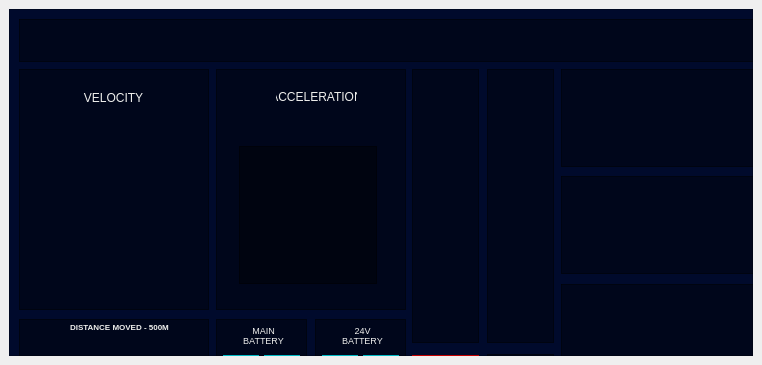
<?xml version="1.0" encoding="UTF-8"?>
<ui version="4.0">
 <class>MainWindow</class>
 <widget class="QMainWindow" name="MainWindow">
  <property name="geometry">
   <rect>
    <x>0</x>
    <y>0</y>
    <width>762</width>
    <height>365</height>
   </rect>
  </property>
  <property name="maximumSize">
   <size>
    <width>851</width>
    <height>519</height>
   </size>
  </property>
  <property name="windowTitle">
   <string>MainWindow</string>
  </property>
  <widget class="QWidget" name="centralwidget">
   <layout class="QVBoxLayout" name="verticalLayout">
    <item>
     <widget class="QFrame" name="frame">
      <property name="enabled">
       <bool>true</bool>
      </property>
      <property name="styleSheet">
       <string notr="true">QFrame{
background-font: 75 11pt &quot;URW Bookman L&quot;;
background-color: rgb(0, 10, 44);
}
</string>
      </property>
      <property name="frameShape">
       <enum>QFrame::StyledPanel</enum>
      </property>
      <property name="frameShadow">
       <enum>QFrame::Raised</enum>
      </property>
      <widget class="QFrame" name="VELOCITY">
       <property name="geometry">
        <rect>
         <x>10</x>
         <y>60</y>
         <width>190</width>
         <height>241</height>
        </rect>
       </property>
       <property name="styleSheet">
        <string notr="true">QFrame{
background-color: rgb(0, 0, 0, 100);
}</string>
       </property>
       <property name="frameShape">
        <enum>QFrame::StyledPanel</enum>
       </property>
       <property name="frameShadow">
        <enum>QFrame::Raised</enum>
       </property>
       <widget class="QLabel" name="label">
        <property name="geometry">
         <rect>
          <x>60</x>
          <y>20</y>
          <width>69</width>
          <height>17</height>
         </rect>
        </property>
        <property name="styleSheet">
         <string notr="true">QLabel{
background-color: rgb(rgba(0, 0, 0, 100));
color: rgb(238, 238, 236);
}
</string>
        </property>
        <property name="text">
         <string>VELOCITY</string>
        </property>
        <property name="alignment">
         <set>Qt::AlignCenter</set>
        </property>
       </widget>
       <widget class="roundProgressBar" name="widget_2" native="true">
        <property name="geometry">
         <rect>
          <x>23</x>
          <y>77</y>
          <width>138</width>
          <height>138</height>
         </rect>
        </property>
       </widget>
      </widget>
      <widget class="QFrame" name="frame_4">
       <property name="geometry">
        <rect>
         <x>10</x>
         <y>310</y>
         <width>190</width>
         <height>60</height>
        </rect>
       </property>
       <property name="font">
        <font>
         <weight>50</weight>
         <bold>false</bold>
        </font>
       </property>
       <property name="styleSheet">
        <string notr="true">QFrame{
background-color: rgba(0, 0, 0, 100);
}</string>
       </property>
       <property name="frameShape">
        <enum>QFrame::StyledPanel</enum>
       </property>
       <property name="frameShadow">
        <enum>QFrame::Raised</enum>
       </property>
       <widget class="QLabel" name="label_3">
        <property name="geometry">
         <rect>
          <x>50</x>
          <y>0</y>
          <width>101</width>
          <height>16</height>
         </rect>
        </property>
        <property name="styleSheet">
         <string notr="true">QLabel{
background-color: rgb(rgba(0, 0, 0, 100));
color: rgb(238, 238, 236);
}
</string>
        </property>
        <property name="text">
         <string>&lt;html&gt;&lt;head/&gt;&lt;body&gt;&lt;p&gt;&lt;span style=&quot; font-size:6pt; font-weight:600;&quot;&gt;DISTANCE MOVED - 500M&lt;/span&gt;&lt;/p&gt;&lt;/body&gt;&lt;/html&gt;</string>
        </property>
        <property name="alignment">
         <set>Qt::AlignCenter</set>
        </property>
       </widget>
      </widget>
      <widget class="QFrame" name="frame_5">
       <property name="geometry">
        <rect>
         <x>207</x>
         <y>310</y>
         <width>91</width>
         <height>72</height>
        </rect>
       </property>
       <property name="styleSheet">
        <string notr="true">QFrame{
background-color: rgba(0, 0, 0, 100);
}</string>
       </property>
       <property name="frameShape">
        <enum>QFrame::StyledPanel</enum>
       </property>
       <property name="frameShadow">
        <enum>QFrame::Raised</enum>
       </property>
       <widget class="QLabel" name="label_4">
        <property name="geometry">
         <rect>
          <x>26</x>
          <y>6</y>
          <width>43</width>
          <height>21</height>
         </rect>
        </property>
        <property name="styleSheet">
         <string notr="true">QLabel{
background-color: rgb(rgba(0, 0, 0, 100));
color: rgb(238, 238, 236);
}
</string>
        </property>
        <property name="text">
         <string>&lt;html&gt;&lt;head/&gt;&lt;body&gt;&lt;p align=&quot;center&quot;&gt;&lt;span style=&quot; font-size:7pt;&quot;&gt;MAIN&lt;br/&gt;BATTERY&lt;/span&gt;&lt;/p&gt;&lt;/body&gt;&lt;/html&gt;</string>
        </property>
        <property name="alignment">
         <set>Qt::AlignCenter</set>
        </property>
       </widget>
       <widget class="QTextEdit" name="textEdit_4">
        <property name="geometry">
         <rect>
          <x>7</x>
          <y>36</y>
          <width>36</width>
          <height>31</height>
         </rect>
        </property>
        <property name="styleSheet">
         <string notr="true">QTextEdit{
background-color: rgb(0, 240, 255);
}
</string>
        </property>
       </widget>
       <widget class="QTextEdit" name="textEdit_5">
        <property name="geometry">
         <rect>
          <x>48</x>
          <y>36</y>
          <width>36</width>
          <height>31</height>
         </rect>
        </property>
        <property name="styleSheet">
         <string notr="true">QTextEdit{
background-color: rgb(0, 240, 255);
}
</string>
        </property>
       </widget>
      </widget>
      <widget class="QFrame" name="frame_6">
       <property name="geometry">
        <rect>
         <x>306</x>
         <y>310</y>
         <width>91</width>
         <height>72</height>
        </rect>
       </property>
       <property name="styleSheet">
        <string notr="true">QFrame{
background-color: rgba(0, 0, 0, 100);
}</string>
       </property>
       <property name="frameShape">
        <enum>QFrame::StyledPanel</enum>
       </property>
       <property name="frameShadow">
        <enum>QFrame::Raised</enum>
       </property>
       <widget class="QTextEdit" name="textEdit_6">
        <property name="geometry">
         <rect>
          <x>7</x>
          <y>36</y>
          <width>36</width>
          <height>31</height>
         </rect>
        </property>
        <property name="styleSheet">
         <string notr="true">QTextEdit{
background-color: rgb(0, 240, 255);
}
</string>
        </property>
       </widget>
       <widget class="QTextEdit" name="textEdit_7">
        <property name="geometry">
         <rect>
          <x>48</x>
          <y>36</y>
          <width>36</width>
          <height>31</height>
         </rect>
        </property>
        <property name="styleSheet">
         <string notr="true">QTextEdit{
background-color: rgb(0, 240, 255);
}
</string>
        </property>
       </widget>
       <widget class="QLabel" name="label_5">
        <property name="geometry">
         <rect>
          <x>26</x>
          <y>6</y>
          <width>43</width>
          <height>21</height>
         </rect>
        </property>
        <property name="styleSheet">
         <string notr="true">QLabel{
background-color: rgb(rgba(0, 0, 0, 100));
color: rgb(238, 238, 236);
}
</string>
        </property>
        <property name="text">
         <string>&lt;html&gt;&lt;head/&gt;&lt;body&gt;&lt;p align=&quot;center&quot;&gt;&lt;span style=&quot; font-size:7pt;&quot;&gt;24V&lt;br/&gt;BATTERY&lt;/span&gt;&lt;/p&gt;&lt;/body&gt;&lt;/html&gt;</string>
        </property>
       </widget>
      </widget>
      <widget class="QFrame" name="frame_3">
       <property name="geometry">
        <rect>
         <x>207</x>
         <y>60</y>
         <width>190</width>
         <height>241</height>
        </rect>
       </property>
       <property name="styleSheet">
        <string notr="true">QFrame{
background-color: rgb(0, 0, 0, 100);
filter: blur(5px);
}</string>
       </property>
       <property name="frameShape">
        <enum>QFrame::StyledPanel</enum>
       </property>
       <property name="frameShadow">
        <enum>QFrame::Raised</enum>
       </property>
       <widget class="QLabel" name="label_2">
        <property name="geometry">
         <rect>
          <x>60</x>
          <y>20</y>
          <width>81</width>
          <height>16</height>
         </rect>
        </property>
        <property name="styleSheet">
         <string notr="true">QLabel{
background-color: rgb(rgba(0, 0, 0, 100));
color: rgb(238, 238, 236);
}
</string>
        </property>
        <property name="text">
         <string>ACCELERATION</string>
        </property>
        <property name="alignment">
         <set>Qt::AlignCenter</set>
        </property>
       </widget>
       <widget class="QFrame" name="frame_10">
        <property name="geometry">
         <rect>
          <x>23</x>
          <y>77</y>
          <width>138</width>
          <height>138</height>
         </rect>
        </property>
        <property name="frameShape">
         <enum>QFrame::StyledPanel</enum>
        </property>
        <property name="frameShadow">
         <enum>QFrame::Raised</enum>
        </property>
       </widget>
      </widget>
      <widget class="QFrame" name="frame_8">
       <property name="geometry">
        <rect>
         <x>10</x>
         <y>10</y>
         <width>804</width>
         <height>43</height>
        </rect>
       </property>
       <property name="maximumSize">
        <size>
         <width>804</width>
         <height>43</height>
        </size>
       </property>
       <property name="styleSheet">
        <string notr="true">background-color: rgba(0, 0, 0, 100);</string>
       </property>
       <property name="frameShape">
        <enum>QFrame::StyledPanel</enum>
       </property>
       <property name="frameShadow">
        <enum>QFrame::Raised</enum>
       </property>
      </widget>
      <widget class="QFrame" name="frame_9">
       <property name="geometry">
        <rect>
         <x>10</x>
         <y>378</y>
         <width>190</width>
         <height>99</height>
        </rect>
       </property>
       <property name="styleSheet">
        <string notr="true">background-color: rgba(0, 0, 0, 100);</string>
       </property>
       <property name="frameShape">
        <enum>QFrame::StyledPanel</enum>
       </property>
       <property name="frameShadow">
        <enum>QFrame::Raised</enum>
       </property>
       <widget class="QLabel" name="label_7">
        <property name="geometry">
         <rect>
          <x>60</x>
          <y>10</y>
          <width>69</width>
          <height>17</height>
         </rect>
        </property>
        <property name="styleSheet">
         <string notr="true">QLabel{
background-color: rgb(rgba(0, 0, 0, 100));
color: rgb(238, 238, 236);
}
</string>
        </property>
        <property name="text">
         <string>PRESSURE</string>
        </property>
        <property name="alignment">
         <set>Qt::AlignCenter</set>
        </property>
       </widget>
      </widget>
      <widget class="QFrame" name="Graph_1">
       <property name="geometry">
        <rect>
         <x>207</x>
         <y>389</y>
         <width>91</width>
         <height>88</height>
        </rect>
       </property>
       <property name="styleSheet">
        <string notr="true">background-color: rgba(0, 0, 0, 100);</string>
       </property>
       <property name="frameShape">
        <enum>QFrame::StyledPanel</enum>
       </property>
       <property name="frameShadow">
        <enum>QFrame::Raised</enum>
       </property>
      </widget>
      <widget class="QFrame" name="Graph_2">
       <property name="geometry">
        <rect>
         <x>306</x>
         <y>389</y>
         <width>91</width>
         <height>88</height>
        </rect>
       </property>
       <property name="styleSheet">
        <string notr="true">background-color: rgba(0, 0, 0, 100);</string>
       </property>
       <property name="frameShape">
        <enum>QFrame::StyledPanel</enum>
       </property>
       <property name="frameShadow">
        <enum>QFrame::Raised</enum>
       </property>
      </widget>
      <widget class="QFrame" name="frame_12">
       <property name="geometry">
        <rect>
         <x>403</x>
         <y>60</y>
         <width>67</width>
         <height>274</height>
        </rect>
       </property>
       <property name="styleSheet">
        <string notr="true">background-color: rgba(0, 0, 0, 100);</string>
       </property>
       <property name="frameShape">
        <enum>QFrame::StyledPanel</enum>
       </property>
       <property name="frameShadow">
        <enum>QFrame::Raised</enum>
       </property>
      </widget>
      <widget class="QFrame" name="frame_13">
       <property name="geometry">
        <rect>
         <x>478</x>
         <y>60</y>
         <width>67</width>
         <height>274</height>
        </rect>
       </property>
       <property name="styleSheet">
        <string notr="true">background-color: rgba(0, 0, 0, 100);</string>
       </property>
       <property name="frameShape">
        <enum>QFrame::StyledPanel</enum>
       </property>
       <property name="frameShadow">
        <enum>QFrame::Raised</enum>
       </property>
      </widget>
      <widget class="QFrame" name="frame_14">
       <property name="geometry">
        <rect>
         <x>403</x>
         <y>346</y>
         <width>67</width>
         <height>60</height>
        </rect>
       </property>
       <property name="styleSheet">
        <string notr="true">background-color: rgb(255, 0, 0)</string>
       </property>
       <property name="frameShape">
        <enum>QFrame::StyledPanel</enum>
       </property>
       <property name="frameShadow">
        <enum>QFrame::Raised</enum>
       </property>
       <widget class="QLabel" name="label_8">
        <property name="geometry">
         <rect>
          <x>403</x>
          <y>21</y>
          <width>41</width>
          <height>17</height>
         </rect>
        </property>
        <property name="styleSheet">
         <string notr="true">QLabel{
background-color: rgb(rgba(0, 0, 0, 100));
color: rgb(238, 238, 236);
}
</string>
        </property>
        <property name="text">
         <string>&lt;html&gt;&lt;head/&gt;&lt;body&gt;&lt;p&gt;&lt;span style=&quot; font-weight:600;&quot;&gt;ESTOP&lt;/span&gt;&lt;/p&gt;&lt;/body&gt;&lt;/html&gt;</string>
        </property>
        <property name="alignment">
         <set>Qt::AlignCenter</set>
        </property>
       </widget>
      </widget>
      <widget class="QFrame" name="frame_15">
       <property name="geometry">
        <rect>
         <x>403</x>
         <y>417</y>
         <width>67</width>
         <height>60</height>
        </rect>
       </property>
       <property name="styleSheet">
        <string notr="true">background-color: rgba(0, 0, 0, 100)</string>
       </property>
       <property name="frameShape">
        <enum>QFrame::StyledPanel</enum>
       </property>
       <property name="frameShadow">
        <enum>QFrame::Raised</enum>
       </property>
      </widget>
      <widget class="QFrame" name="frame_16">
       <property name="geometry">
        <rect>
         <x>478</x>
         <y>345</y>
         <width>67</width>
         <height>60</height>
        </rect>
       </property>
       <property name="styleSheet">
        <string notr="true">background-color: rgba(0, 0, 0, 100)</string>
       </property>
       <property name="frameShape">
        <enum>QFrame::StyledPanel</enum>
       </property>
       <property name="frameShadow">
        <enum>QFrame::Raised</enum>
       </property>
       <widget class="QLabel" name="label_6">
        <property name="geometry">
         <rect>
          <x>6</x>
          <y>2</y>
          <width>54</width>
          <height>17</height>
         </rect>
        </property>
        <property name="styleSheet">
         <string notr="true">QLabel{
background-color: rgb(rgba(0, 0, 0, 100));
color: rgb(238, 238, 236);
}
</string>
        </property>
        <property name="text">
         <string>POD STATE</string>
        </property>
       </widget>
      </widget>
      <widget class="QFrame" name="frame_17">
       <property name="geometry">
        <rect>
         <x>478</x>
         <y>416</y>
         <width>67</width>
         <height>60</height>
        </rect>
       </property>
       <property name="styleSheet">
        <string notr="true">background-color: rgba(0, 0, 0, 100)</string>
       </property>
       <property name="frameShape">
        <enum>QFrame::StyledPanel</enum>
       </property>
       <property name="frameShadow">
        <enum>QFrame::Raised</enum>
       </property>
      </widget>
      <widget class="QFrame" name="frame_7">
       <property name="geometry">
        <rect>
         <x>552</x>
         <y>60</y>
         <width>262</width>
         <height>98</height>
        </rect>
       </property>
       <property name="styleSheet">
        <string notr="true">background-color: rgba(0, 0, 0, 100)</string>
       </property>
       <property name="frameShape">
        <enum>QFrame::StyledPanel</enum>
       </property>
       <property name="frameShadow">
        <enum>QFrame::Raised</enum>
       </property>
      </widget>
      <widget class="QFrame" name="frame_18">
       <property name="geometry">
        <rect>
         <x>552</x>
         <y>167</y>
         <width>262</width>
         <height>98</height>
        </rect>
       </property>
       <property name="styleSheet">
        <string notr="true">background-color: rgba(0, 0, 0, 100)</string>
       </property>
       <property name="frameShape">
        <enum>QFrame::StyledPanel</enum>
       </property>
       <property name="frameShadow">
        <enum>QFrame::Raised</enum>
       </property>
      </widget>
      <widget class="QFrame" name="frame_19">
       <property name="geometry">
        <rect>
         <x>552</x>
         <y>433</y>
         <width>262</width>
         <height>43</height>
        </rect>
       </property>
       <property name="styleSheet">
        <string notr="true">background-color: rgba(0, 0, 0, 100)</string>
       </property>
       <property name="frameShape">
        <enum>QFrame::StyledPanel</enum>
       </property>
       <property name="frameShadow">
        <enum>QFrame::Raised</enum>
       </property>
       <widget class="QLabel" name="label_10">
        <property name="geometry">
         <rect>
          <x>10</x>
          <y>6</y>
          <width>231</width>
          <height>31</height>
         </rect>
        </property>
        <property name="styleSheet">
         <string notr="true">QLabel{
background-color: rgb(rgba(0, 0, 0, 100));
color: rgb(238, 238, 236);
}
</string>
        </property>
        <property name="text">
         <string>&lt;html&gt;&lt;head/&gt;&lt;body&gt;&lt;p&gt;&lt;span style=&quot; font-size:11.5pt; font-weight:600;&quot;&gt;LESS IMPORTANT THINGS - 2&lt;/span&gt;&lt;/p&gt;&lt;/body&gt;&lt;/html&gt;</string>
        </property>
        <property name="alignment">
         <set>Qt::AlignLeading|Qt::AlignLeft|Qt::AlignVCenter</set>
        </property>
       </widget>
      </widget>
      <widget class="QFrame" name="frame_20">
       <property name="geometry">
        <rect>
         <x>552</x>
         <y>382</y>
         <width>262</width>
         <height>43</height>
        </rect>
       </property>
       <property name="styleSheet">
        <string notr="true">background-color: rgba(0, 0, 0, 100)</string>
       </property>
       <property name="frameShape">
        <enum>QFrame::StyledPanel</enum>
       </property>
       <property name="frameShadow">
        <enum>QFrame::Raised</enum>
       </property>
       <widget class="QLabel" name="label_9">
        <property name="geometry">
         <rect>
          <x>10</x>
          <y>6</y>
          <width>231</width>
          <height>31</height>
         </rect>
        </property>
        <property name="styleSheet">
         <string notr="true">QLabel{
background-color: rgb(rgba(0, 0, 0, 100));
color: rgb(238, 238, 236);
}
</string>
        </property>
        <property name="text">
         <string>&lt;html&gt;&lt;head/&gt;&lt;body&gt;&lt;p&gt;&lt;span style=&quot; font-size:11.5pt; font-weight:600;&quot;&gt;LESS IMPORTANT THINGS - 1&lt;/span&gt;&lt;/p&gt;&lt;/body&gt;&lt;/html&gt;</string>
        </property>
        <property name="alignment">
         <set>Qt::AlignLeading|Qt::AlignLeft|Qt::AlignVCenter</set>
        </property>
       </widget>
      </widget>
      <widget class="QFrame" name="frame_21">
       <property name="geometry">
        <rect>
         <x>552</x>
         <y>275</y>
         <width>262</width>
         <height>98</height>
        </rect>
       </property>
       <property name="styleSheet">
        <string notr="true">background-color: rgba(0, 0, 0, 100)</string>
       </property>
       <property name="frameShape">
        <enum>QFrame::StyledPanel</enum>
       </property>
       <property name="frameShadow">
        <enum>QFrame::Raised</enum>
       </property>
      </widget>
     </widget>
    </item>
   </layout>
  </widget>
 </widget>
 <customwidgets>
  <customwidget>
   <class>roundProgressBar</class>
   <extends>QWidget</extends>
   <header>Side2extn.RoundProgressBar.h</header>
   <container>1</container>
  </customwidget>
 </customwidgets>
 <resources/>
 <connections/>
</ui>
